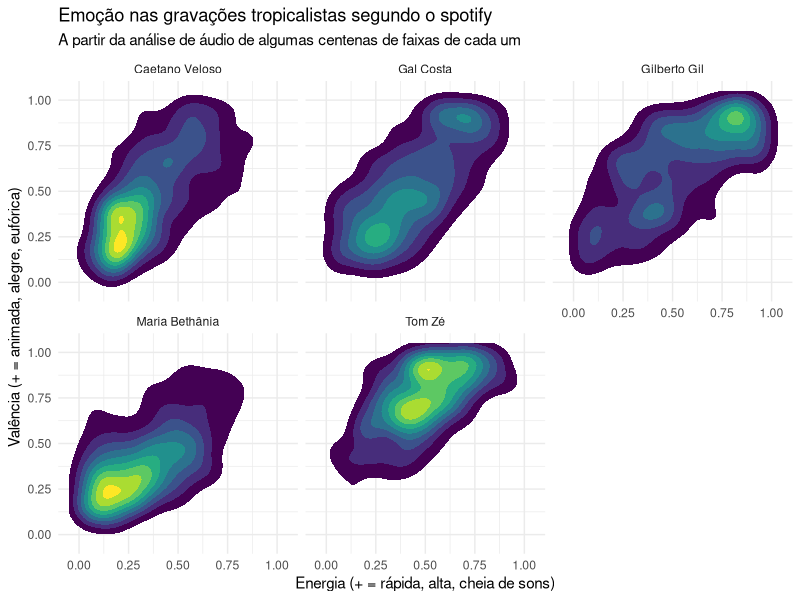

Recreate this plot in R.
## ---- chunk 1
library(tidyverse)
library(viridis)
library(here)
library(lubridate)
theme_set(theme_minimal())
## ---- chunk 2
tropicalistas = read.csv("../data/tropicalistas.csv")
## ---- chunk 3
tropicalistas %>% 
    arrange(album_release_date) %>% 
    ggplot(aes(x = energy, 
               group = artist,
               label = track_name,
               y = valence)) + 
    stat_density2d(aes(fill=..level..), geom="polygon", n = 100, h = .25) +
    scale_fill_viridis() +  # escalas de cores contínuas mais legíveis que as default
    # geom_density2d() + # ou o stat_density ou geom_density
    facet_wrap(~artist) + 
    scale_x_continuous(limits = c(-.05, 1.05)) + 
    scale_y_continuous(limits = c(-.05, 1.05)) + 
    theme(legend.position = "None") + 
    labs(title = "Emoção nas gravações tropicalistas segundo o spotify", 
         subtitle = "A partir da análise de áudio de algumas centenas de faixas de cada um", 
         x = "Energia (+ = rápida, alta, cheia de sons)", 
         y = "Valência (+ = animada, alegre, eufórica)")
